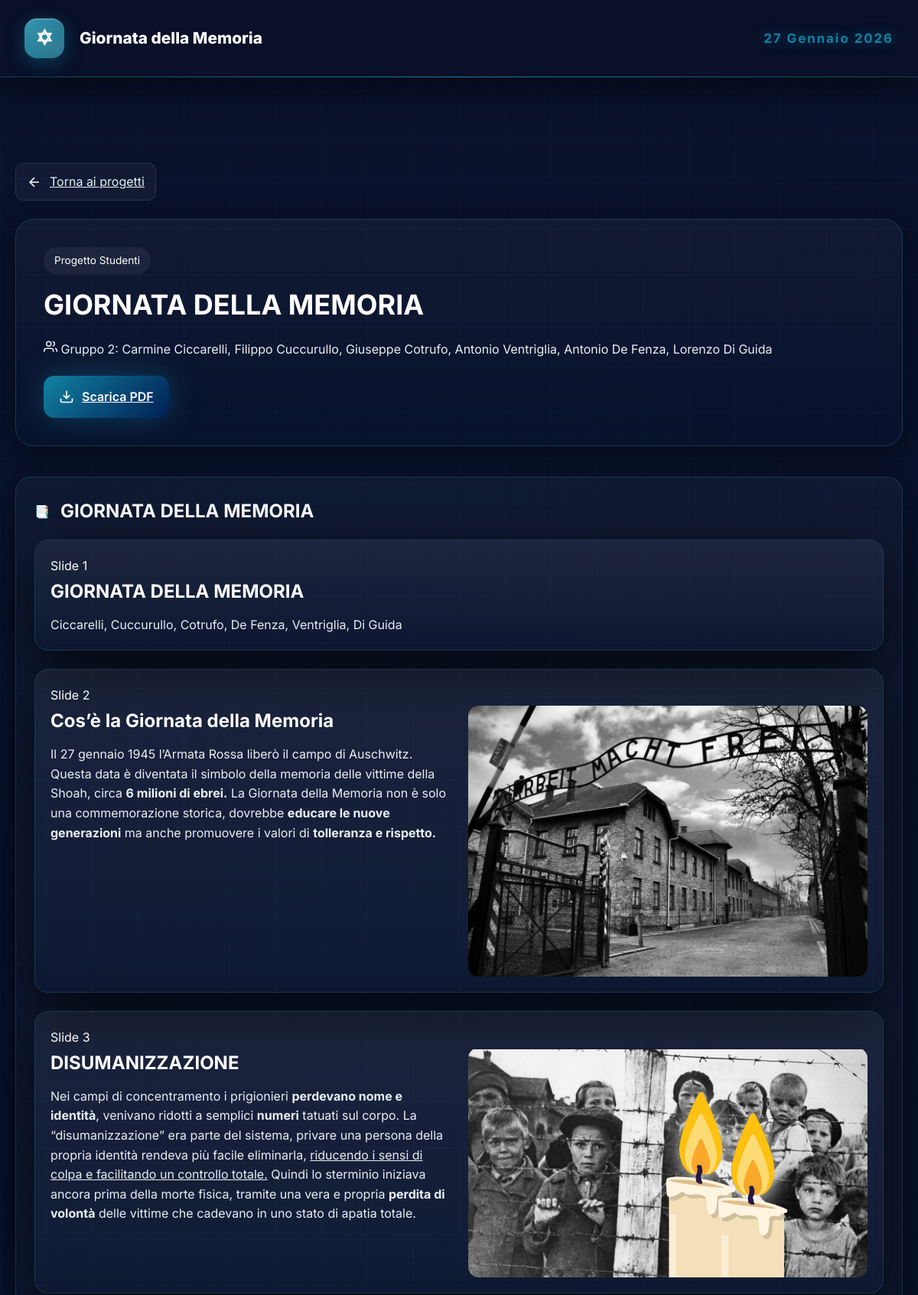
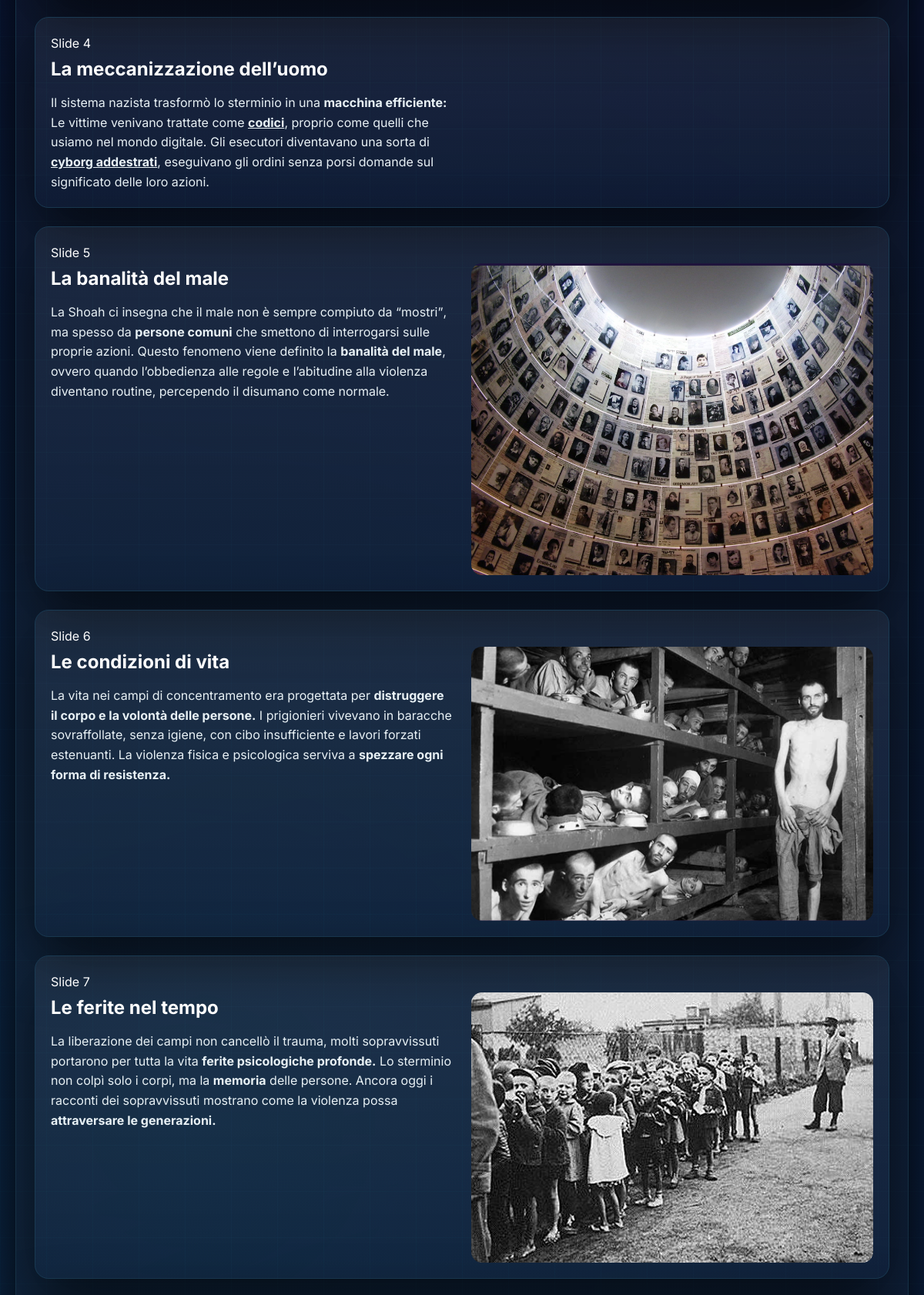
The app's page /article/2 (upper part) with its own data (2 pictures, top to bottom).
### myapp/models.py (models this page shows)
class Article(models.Model):
    article_id = models.AutoField(primary_key=True)
    article_title = models.CharField(max_length=300)
    smart_description = models.TextField()
    slides_number = models.IntegerField()
    images_number = models.IntegerField()
    pdf = models.FileField(default='pdf')
    group = models.CharField(
        max_length=300,
        choices=[
            (
                "Gruppo 1: Emanuele Magno, Lara Maglione, Antonio De Luca, Luca Pelerusso, Emanuele Cardamuro",
                "Gruppo 1: Emanuele Magno, Lara Maglione, Antonio De Luca, Luca Pelerusso, Emanuele Cardamuro"
            ),
            (
                "Gruppo 2: Carmine Ciccarelli, Filippo Cuccurullo, Giuseppe Cotrufo, Antonio Ventriglia, Antonio De Fenza, Lorenzo Di Guida",
                "Gruppo 2: Carmine Ciccarelli, Filippo Cuccurullo, Giuseppe Cotrufo, Antonio Ventriglia, Antonio De Fenza, Lorenzo Di Guida"
            ),
            (
                "Gruppo 3: Lorenzo Famularo, Giuseppe Luongo, Francesco La Marca, Antonio Talotti, Francesco Cusati",
                "Gruppo 3: Lorenzo Famularo, Giuseppe Luongo, Francesco La Marca, Antonio Talotti, Francesco Cusati"
            ),
            (
                "Gruppo 4: Alejandro Russo, Francesco Cotroneo, Paolo Campana, Emanuele Iuliano, Alessandro De Fenzo",
                "Gruppo 4: Alejandro Russo, Francesco Cotroneo, Paolo Campana, Emanuele Iuliano, Alessandro De Fenzo"
            ),
        ]
    )

class Presentation(models.Model):
    presentation_id = models.AutoField(primary_key=True)
    title = models.CharField(max_length=300)
    article = models.ForeignKey(
        Article,
        on_delete=models.CASCADE,
        related_name="presentations"
    )

class Slide(models.Model):
    presentation = models.ForeignKey(
        Presentation,
        on_delete=models.CASCADE,
        related_name="slides"
    )
    slide_number = models.PositiveIntegerField()
    slide_title = models.CharField(max_length=300,  default='Untitled Slide')
    slide_text = models.TextField()
    class Meta:
        ordering = ["slide_number"]

class Image(models.Model):
    slide = models.ForeignKey(
        Slide,
        on_delete=models.CASCADE,
        related_name="images"
    )
    image_number = models.PositiveIntegerField()
    image_file = models.ImageField(default='')
    class Meta:
        ordering = ["image_number"]

### myapp/views.py (the view)
# urls.py: path('article/<int:article_id>', views.article, name='article'),
def article(request, article_id):
    article = get_object_or_404(Article, article_id=article_id)
    context = {
        "article": article,
    }
    return render(request, 'article.html', context)

### myapp/templates/article.html (shortened to what this page needs)
{% load static %}
<!DOCTYPE html>
<html lang="it">
<head>
    <link rel="stylesheet" href="{% static 'style.css' %}">
</head>
<body class="article-page">
    <nav class="navbar">
        <div class="nav-container">
            <div class="nav-brand">
                <div class="brand-icon">✡</div>
                <span class="brand-text">Giornata della Memoria</span>
            </div>
            <div class="nav-date">27 Gennaio 2026</div>
        </div>
    </nav>
    <main class="main-content">
        <section class="article-detail-section">
            <div class="container">
                <a href="{% url 'index' %}" class="back-button">
                    <svg width="20" height="20" viewBox="0 0 24 24" fill="none" stroke="currentColor" stroke-width="2">
                        <line x1="19" y1="12" x2="5" y2="12"/>
                        <polyline points="12 19 5 12 12 5"/>
                    </svg>
                    <span>Torna ai progetti</span>
                </a>
                <div class="article-hero">
                    <div class="article-hero-content">
                        <div class="article-badge">Progetto Studenti</div>
                        <h1 class="article-title">{{ article.article_title }}</h1>
                        <div class="article-meta">
                            <div class="meta-item">
                                <svg width="18" height="18" viewBox="0 0 24 24" fill="none" stroke="currentColor" stroke-width="2">
                                    <path d="M17 21v-2a4 4 0 0 0-4-4H5a4 4 0 0 0-4 4v2"/>
                                    <circle cx="9" cy="7" r="4"/>
                                    <path d="M23 21v-2a4 4 0 0 0-3-3.87"/>
                                    <path d="M16 3.13a4 4 0 0 1 0 7.75"/>
                                </svg>
                                <span>{{ article.group }}</span>
                            </div>
                        </div>
                        <a href="{% static '' %}{{article.pdf}}" class="pdf-button" target="_blank">
                            <svg width="20" height="20" viewBox="0 0 24 24" fill="none" stroke="currentColor" stroke-width="2">
                                <path d="M21 15v4a2 2 0 0 1-2 2H5a2 2 0 0 1-2-2v-4"/>
                                <polyline points="7 10 12 15 17 10"/>
                                <line x1="12" y1="15" x2="12" y2="3"/>
                            </svg>
                            <span>Scarica PDF</span>
                        </a>
                    </div>
                </div>
                <div class="presentations-container">
                    {% for presentation in article.presentations.all %}
                    <div class="presentation" data-aos="fade-up">
                        <div class="presentation-header">
                            <div class="presentation-icon">📑</div>
                            <h2 class="presentation-title">{{ presentation.title }}</h2>
                        </div>
                        <div class="slides-wrapper">
                            {% for slide in presentation.slides.all %}
                            <div class="slide-card" data-aos="zoom-in" data-aos-delay="{{ forloop.counter0|add:50 }}">
                                <div class="slide-header">
                                    <div class="slide-number-badge">
                                        <span class="slide-label">Slide</span>
                                        <span class="slide-num">{{ slide.slide_number }}</span>
                                    </div>
                                </div>
                                <div class="slide-content-wrapper">
                                    <div class="slide-text-content">
                                        <h2>{{ slide.slide_title }}</h2>
                                        <p>{{ slide.slide_text|safe }}</p>
                                    </div>
                                    {% if slide.images.all %}
                                    <div class="slide-images-grid">
                                        {% for image in slide.images.all %}
                                        <div class="image-container" data-aos="fade-up" data-aos-delay="{{ forloop.counter0|add:100 }}">
                                            <img src="{% static '' %}{{ image.image_file }}" alt="Immagine {{ image.image_number }}" loading="lazy">
                                        </div>
                                        {% endfor %}
                                    </div>
                                    {% endif %}
                                </div>
                            </div>
                            {% endfor %}
                        </div>
                    </div>
                    {% endfor %}
                </div>
            </div>
        </section>
    </main>
</body>
</html>

### records on screen
Article: article_title "GIORNATA DELLA MEMORIA", group "Gruppo 2: Carmine Ciccarelli, Filippo Cuccurullo, Giuseppe Cotrufo, Antonio Ventriglia, Antonio De Fenza, Lorenzo Di Guida"
Presentation: title "GIORNATA DELLA MEMORIA"
Slide: slide_number "1", slide_title "GIORNATA DELLA MEMORIA", slide_text "Ciccarelli, Cuccurullo, Cotrufo, De Fenza, Ventriglia, Di Guida"
Slide: slide_number "2", slide_title "Cos’è la Giornata della Memoria", slide_text "Il 27 gennaio 1945 lʼArmata Rossa liberò il campo di Auschwitz. Questa data è diventata il simbolo della memoria delle vittime della Shoah, circa 6 milioni di ebrei. La Giornata della Memoria non è solo una commemorazione storica, dovrebbe educare le nuove generazioni ma anche promuovere i valori di tolleranza e rispetto."
Image: image_file (picture)
Slide: slide_number "3", slide_title "DISUMANIZZAZIONE", slide_text "Nei campi di concentramento i prigionieri perdevano nome e identità , venivano ridotti a semplici numeri tatuati sul corpo. La “disumanizzazioneˮ era parte del sistema, privare una persona della propria identità rendeva più facile eliminarla, riducendo i sensi di colpa e facilitando un controllo totale. Quindi lo sterminio iniziava ancora prima della morte fisica, tramite una vera e propria perdita di volontà delle vittime che cadevano in uno stato di apatia totale."
Image: image_file (picture)
Slide: slide_number "4", slide_title "La meccanizzazione dell’uomo", slide_text "Il sistema nazista trasformò lo sterminio in una macchina efficiente: Le vittime venivano trattate come codici , proprio come quelli che usiamo nel mondo digitale. Gli esecutori diventavano una sorta di cyborg addestrati , eseguivano gli ordini senza porsi domande sul significato delle loro azioni."
Slide: slide_number "5", slide_title "La banalità del male", slide_text "La Shoah ci insegna che il male non è sempre compiuto da “mostriˮ, ma spesso da persone comuni che smettono di interrogarsi sulle proprie azioni. Questo fenomeno viene definito la banalità del male , ovvero quando lʼobbedienza alle regole e lʼabitudine alla violenza diventano routine, percependo il disumano come normale."
Image: image_file (picture)
Slide: slide_number "6", slide_title "Le condizioni di vita", slide_text "La vita nei campi di concentramento era progettata per distruggere il corpo e la volontà delle persone. I prigionieri vivevano in baracche sovraffollate, senza igiene, con cibo insufficiente e lavori forzati estenuanti. La violenza fisica e psicologica serviva a spezzare ogni forma di resistenza."
Image: image_file (picture)
Slide: slide_number "7", slide_title "Le ferite nel tempo", slide_text "La liberazione dei campi non cancellò il trauma, molti sopravvissuti portarono per tutta la vita ferite psicologiche profonde. Lo sterminio non colpì solo i corpi, ma la memoria delle persone. Ancora oggi i racconti dei sopravvissuti mostrano come la violenza possa attraversare le generazioni."
Image: image_file (picture)
